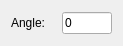
<?xml version="1.0" encoding="UTF-8"?>
<ui version="4.0">
 <class>DimRotated</class>
 <widget class="QWidget" name="DimRotated">
  <property name="geometry">
   <rect>
    <x>0</x>
    <y>0</y>
    <width>123</width>
    <height>46</height>
   </rect>
  </property>
  <layout class="QHBoxLayout">
   <item>
    <widget class="QLabel" name="label">
     <property name="text">
      <string>Angle:</string>
     </property>
     <property name="buddy">
      <cstring>Angle</cstring>
     </property>
     <property name="Shortcut" stdset="0">
      <string>,, A</string>
     </property>
    </widget>
   </item>
   <item>
    <widget class="RMathLineEdit" name="Angle">
     <property name="minimumSize">
      <size>
       <width>50</width>
       <height>0</height>
      </size>
     </property>
     <property name="maximumSize">
      <size>
       <width>50</width>
       <height>16777215</height>
      </size>
     </property>
     <property name="text">
      <string notr="true">0</string>
     </property>
     <property name="angle" stdset="0">
      <bool>true</bool>
     </property>
     <property name="defaultUnit" stdset="0">
      <number>0</number>
     </property>
    </widget>
   </item>
  </layout>
 </widget>
 <customwidgets>
  <customwidget>
   <class>RMathLineEdit</class>
   <extends>QLineEdit</extends>
   <header>RMathLineEdit.h</header>
  </customwidget>
 </customwidgets>
 <resources/>
 <connections/>
</ui>
